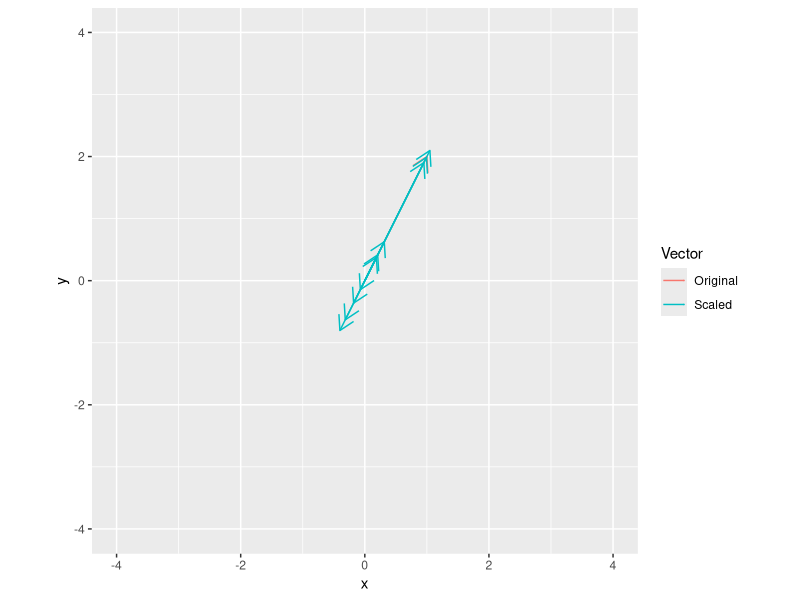

Reproduce this figure in R.
## ---- chunk 1
library(ggplot2)
v <- c(1, 2)
s <- rnorm(10)

all_vectors <- data.frame(xend = c(v[1], v[1] * s),
                          yend = c(v[2], v[2] * s),
                          Vector = c("Original", rep("Scaled", length(s))),
                          x = 0,
                          y = 0)

ggplot(data=all_vectors, aes(x=x, y=y, xend=xend, yend=yend, color=Vector)) + 
  geom_segment(arrow= arrow(length = unit(0.03, "npc"))) +
  xlim(-4, 4) +
  ylim(-4, 4) + 
  coord_equal()
## ---- chunk 2
v1 <- c(1, 2, 3, 4, 5)
v2 <- c(2, 3, 4, 5, 6)
v3 <- c(3, 4, 5, 6, 7)
w <- c(-1, 3, 2)
result <- v1 * w[1] + v2 * w[2] + v3* w[3]
## ---- chunk 3
v <- c(7, 4, -5, 8, 3)
o <- rep(1, length(v))
ave <- pracma::dot(v, o) / length(v)
## ---- chunk 4
v <- c(7, 4, -5, 8, 3)
w <- runif(length(v))
wAve <- pracma::dot(v, w / sum(w))
## ---- chunk 5
A <- matrix(runif(n=4*2), nrow=4, ncol=2)
B <- matrix(runif(n=4*2), nrow=4, ncol=2)
C <- matrix(NA, nrow=2, ncol=2)
for(coli in 1:2){
  for(colj in 1:2){
    C[coli, colj] <- pracma::dot(A[, coli], B[, colj])
  }
}
## ---- chunk 6
A <- matrix(runif(n=4*4), nrow=4, ncol=4)
Al <- pracma::tril(A)
S <- Al + t(Al)
## ---- chunk 7
D <- matrix(0, nrow=4, ncol=8)
for(d in 1:min(dim(D))){
  D[d, d] <- d
}
## ---- chunk 8
A <- matrix(runif(n=2*4), nrow=2, ncol=4)
B <- matrix(runif(n=4*3), nrow=4, ncol=3)
C1 <- matrix(0, nrow=2, ncol=3)
for(i in 1:4){
  C1 <- C1 + outer(A[, i], B[i, ])
}
C1 - A %*% B
## ---- chunk 9
D <- diag(1:4)
A <- matrix(runif(n=4*4), nrow=4, ncol=4)
C1 <- D * A
C2 <- D %*% A
print(diag(C1))
print(diag(C2))
## ---- chunk 10
A <- diag(runif(3))
C1 <- (t(A) + A) / 2
C2 <- t(A) %*% A
C1 - sqrt(C2)
## ---- chunk 11
m <- 5
A <- matrix(runif(n=m*m), nrow=m, ncol=m)
v <- runif(n=m)
LHS <- norm(A %*% v, type = "F")
RHS <- norm(A, type = "F") * norm(matrix(v), type="F")
RHS - LHS # should always be positive
## ---- chunk 12
A <- matrix(runif(9 * 2), nrow=9, ncol=2)
B <- matrix(runif(2 * 16), nrow=2, ncol=16)
C <- A %*% B
## ---- chunk 13
Z <- matrix(0, nrow=5, ncol=5)
N <- matrix(runif(5 * 5), nrow=5, ncol=5)
ZN <-  Z + N * .Machine$double.eps * 1e-307
cat(Matrix::rankMatrix(Z))
cat(Matrix::rankMatrix(ZN))
cat(norm(ZN, type = "F"))
